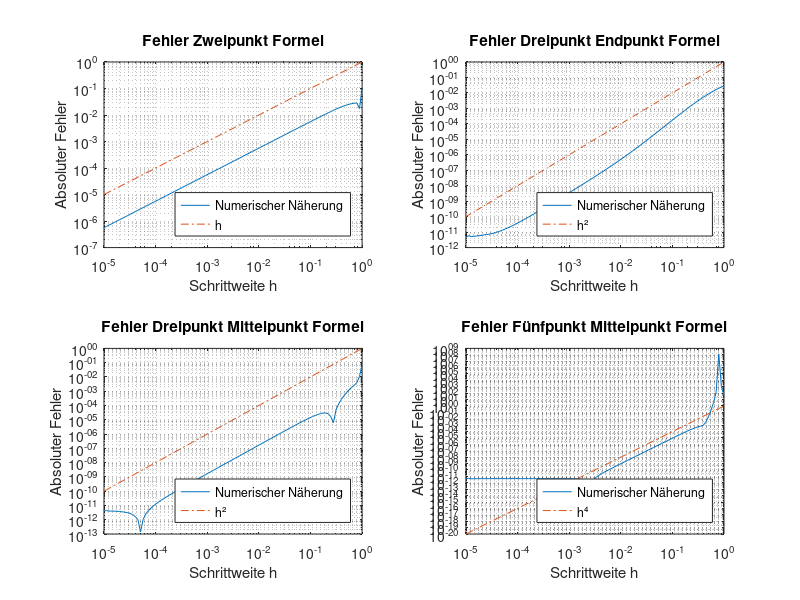

Write the MATLAB code that produced this figure.
%Blatt 4
%Aufgabe 2

clear all; close all; clc;

%Berechnung der Näherungswerte für verschiedene Schrittweiten h
h = logspace(-5,0,100);
x0 = 0.6*ones(5,1);
k = [-2;-1;0;1;2];
zp = zeros(length(h), 1);
dpep = zeros(length(h), 1);
dpmp = zeros(length(h), 1);
fpmp = zeros(length(h), 1);

 
for i = 1:length(h)
   
    x = x0 + k*h(i);
    fx = (x./(1+x)).^5;

    %%Zweipunkteformel

    zp(i) = (fx(3)-fx(2))/h(i);

    %%Dreipunkte Endpunkt Formel

    dpep(i) = 1/(2*h(i))*(-3*fx(3)+4*fx(4)-fx(5));

    %%Dreipunkte Mittelpunkt Formel

    dpmp(i) = 1/(2*h(i))*(fx(4)-fx(2));

    %%Fünfpunkte Mittelpunkt Formel

    fpmp(i) = 1/(12*h(i))*(fx(1)-8*fx(2)+8*fx(4)-fx(5));
    
end

zp = abs(0.03862380981-zp);
dpep = abs(0.03862380981- dpep);
dpmp = abs(0.03862380981- dpmp);
fpmp = abs(0.03862380981- fpmp);



subplot(2,2,1);
loglog(h, zp);
hold on;
plot(h, h, '-.');
legend('Numerischer Näherung', 'h', 'Location', 'Southeast');
title('Fehler Zweipunkt Formel');
xlabel('Schrittweite h');
ylabel('Absoluter Fehler');
grid minor;

subplot(2,2,2);
loglog(h, dpep);
hold on;
plot(h, h.^2, '-.');
legend('Numerischer Näherung', 'h²', 'Location', 'Southeast');
title('Fehler Dreipunkt Endpunkt Formel');
xlabel('Schrittweite h');
ylabel('Absoluter Fehler');
grid minor;

subplot(2,2,3);
loglog(h, dpmp);
hold on;
plot(h, h.^2, '-.');
legend('Numerischer Näherung', 'h²', 'Location', 'Southeast');
title('Fehler Dreipunkt Mittelpunkt Formel');
xlabel('Schrittweite h');
ylabel('Absoluter Fehler');
grid minor;

subplot(2,2,4);
loglog(h, fpmp);
hold on;
plot(h, h.^4, '-.');
legend('Numerischer Näherung', 'h⁴', 'Location', 'Southeast');
title('Fehler Fünfpunkt Mittelpunkt Formel');
xlabel('Schrittweite h');
ylabel('Absoluter Fehler');
grid minor;
